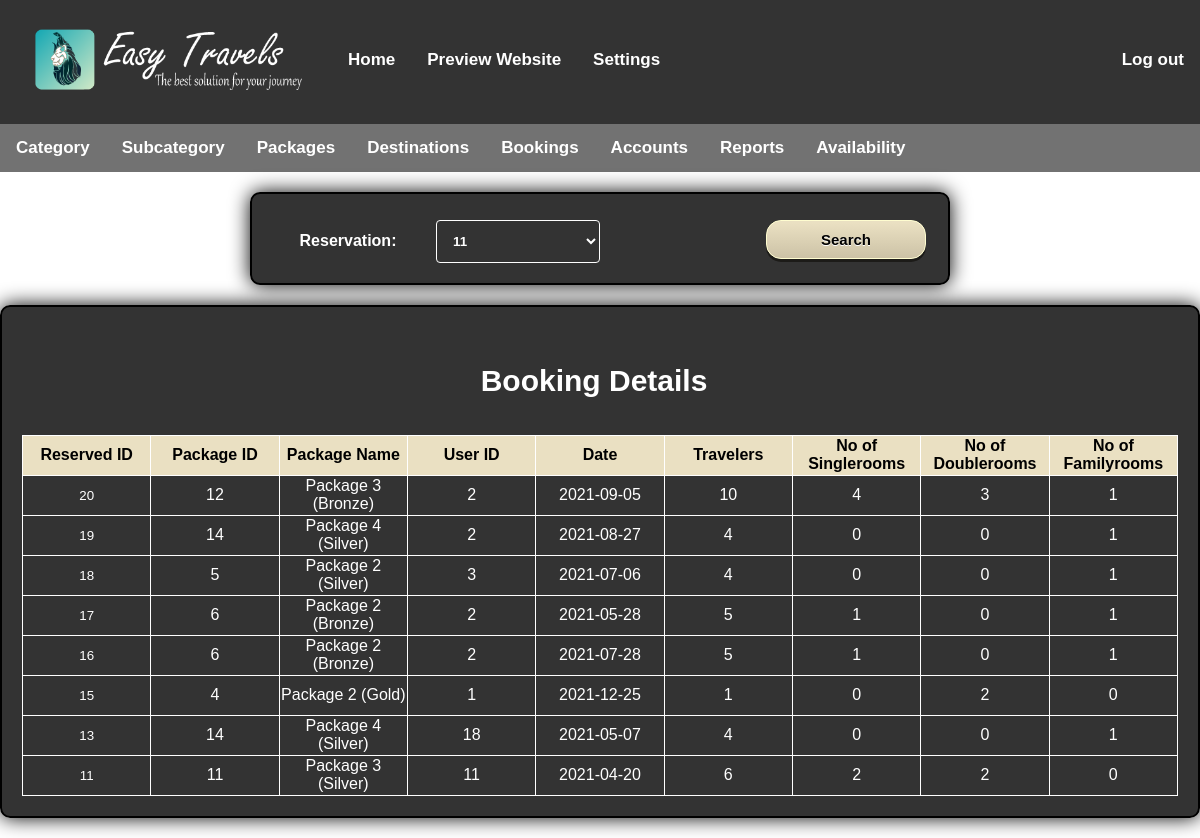
/src/php/admin_view_booking_page.php (signed in), run on the app's committed database.
### tables this page shows
CREATE TABLE `resavation` (
  `resvid` int(11) NOT NULL,
  `packid` int(11) NOT NULL,
  `uid` int(11) NOT NULL,
  `date` varchar(50) NOT NULL,
  `travelers` int(11) NOT NULL,
  `singlerooms` int(11) NOT NULL,
  `doublerooms` int(11) NOT NULL,
  `familyrooms` int(11) NOT NULL
);

CREATE TABLE `package` (
  `packid` int(11) NOT NULL,
  `catname` varchar(20) NOT NULL,
  `subcatname` varchar(20) NOT NULL,
  `name` varchar(20) NOT NULL,
  `days` int(11) NOT NULL,
  `price` int(11) NOT NULL,
  `details` text NOT NULL,
  `photo1` int(11) NOT NULL,
  `photo2` int(11) NOT NULL,
  `photo3` int(11) NOT NULL
);

### src/php/admin_view_booking_page.php (called while the page is built, shortened)
<?php include('../../public/html/admin_view_booking_page.html')?>

### src/php/admin_view_booking_page-table.php (the view, shortened to what this page needs)
<?php require_once('../../config/connect.php');
?>
<?php
	$sql="select * from resavation order by resvid desc";
	$result=$connection->query($sql);
	while($row=$result->fetch_assoc()){
		echo "<tr class='ttext'>";
		echo "<td> <form method='post' action='admin_view_booking_page.php'><input name='viewticket' type='submit' id='next' value='".$row['resvid']."' class='next'>";
		echo "<input type='hidden' name='selectedID' value='".$row['resvid']."'/></form></td>";
		echo "<td>".$row['packid']."</td>";
		$sql1 ="select name from package where packid='".$row['packid']."'";
		$result1=$connection->query($sql1);
		while($row1=$result1->fetch_assoc()){
			$pname=$row1['name'];
		}
		echo "<td>".$pname."</td>";
		echo "<td>".$row['uid']."</td>";
		echo "<td>".$row['date']."</td>";
		echo "<td>".$row['travelers']."</td>";
		echo "<td>".$row['singlerooms']."</td>";
		echo "<td>".$row['doublerooms']."</td>";
		echo "<td>".$row['familyrooms']."</td>";
		echo "</tr>";
	}
?>

### public/css/admin_topnav.css (style rules this page uses)
body { margin: 0; background-image: url(../../public/images/adminback9.jpg); background-size:cover; font-family: 'Arial'; }
.topnav { overflow: hidden; background-color: rgb(0,0,0,0.8); }
.topnav a { float: left; display: block; color: white; text-align: center; padding: 10px 16px; text-decoration: none; font-size: 17px; margin-top:40px; font-weight:bold; }
.topnav a.notactive { margin-top:0px; }
.topnav a.right { float: right; }
.limg { padding: 10px; width:300px; border-radius: 20px; }

### public/css/adminmenu.css (style rules this page uses)
body { margin: 0; background-image: url(../../public/images/adminback9.jpg); background-size:cover; font-family: 'Arial'; }
.topnav1 { overflow: hidden; background-color:rgb(20,20,20,0.6); }
.topnav1 a { float: left; display: block; color: white; text-align: center; padding: 14px 16px; text-decoration: none; font-size: 17px; font-weight: bold; }
.dropdown { float: left; overflow: hidden; }
.dropdown .dropbtn { font-size: 17px; border: none; outline: none; color: white; padding: 14px 16px; background-color: inherit; font-family: inherit; margin: 0; font-weight:bold; }

### public/css/report-tables.css (style rules this page uses)
* { box-sizing: border-box; }
body { margin: 0; background-image: url(../../public/images/adminback9.jpg); background-size:cover; font-family: 'Arial'; }
select, option { color: black; }
.next { text-decoration: none; color: white; background-color: transparent;; border: none; }
select { width: 100%; padding: 12px; border: 1px solid white; border-radius: 4px; resize: vertical; background-color: transparent; color: white; font-weight: bold; }
.viewtable { color:white; border: 1px solid white; border-collapse: collapse; table-layout: fixed; width: 100%; }
.theads { background-color:#82CAFA; background-color:#eae0c2; text-align:center; color:black; font-weight:bold; height:40px; }
.ttext { height:40px; color:white; }
.title { font-size:30px; color:white; font-weight:bold; }
label { padding: 12px 12px 12px 0; display: inline-block; }
.searchbtn { border-radius: 4px; background-color: green; border: none; color: #FFFFFF; text-align: center; font-size: 15px; font-weight: bold; padding: 10px; width: 160px; transition: all 0.5s; cursor: pointer; margin: 0px; border: 2px solid white; border-radius:50px; }
.searchbtn { box-shadow: 0px 3px 0px 0px #1c1b18; background:linear-gradient(to bottom, #eae0c2 5%, #ccc2a6 100%); background-color:#eae0c2; border-radius:15px; border:1px solid #fffdd0; display:inline-block; cursor:pointer; color:black; font-family:Arial; font-size:15px; font-weight:bold; padding:10px 10px; text-decoration:none; text-shadow:0px 1px 0px #ffffff; }
.container1 { border-radius: 10px; background-color: rgb(0,0,0,0.8); padding: 20px; width:700px; display:block; margin-left:auto; margin-right:auto; justify-content:center; center-align:center; margin-top:20px; margin-bottom:20px; color:white; font-weight:bold; border: 2px solid black; box-shadow:0px 0px 20px black; }
.container2 { border-radius: 10px; background-color: rgb(0,0,0,0.8); padding: 20px; width:100%; display:block; margin-left:auto; margin-right:auto; justify-content:center; center-align:center; margin-top:20px; margin-bottom:20px; color:white; text-align:center; border: 2px solid black; box-shadow:0px 0px 20px black; }
.col-25 { float: left; width: 25%; margin-top: 6px; }
.row:after { content: ""; display: table; clear: both; }

### data on the page
resavation: viewticket "20", packid "12", packid.name "Package 3 (Bronze)", uid "2", date "2021-09-05", travelers "10", singlerooms "4", doublerooms "3", familyrooms "1"
resavation: viewticket "19", packid "14", packid.name "Package 4 (Silver)", uid "2", date "2021-08-27", travelers "4", singlerooms "0", doublerooms "0", familyrooms "1"
resavation: viewticket "18", packid "5", packid.name "Package 2 (Silver)", uid "3", date "2021-07-06", travelers "4", singlerooms "0", doublerooms "0", familyrooms "1"
resavation: viewticket "17", packid "6", packid.name "Package 2 (Bronze)", uid "2", date "2021-05-28", travelers "5", singlerooms "1", doublerooms "0", familyrooms "1"
resavation: viewticket "16", packid "6", packid.name "Package 2 (Bronze)", uid "2", date "2021-07-28", travelers "5", singlerooms "1", doublerooms "0", familyrooms "1"
resavation: viewticket "15", packid "4", packid.name "Package 2 (Gold)", uid "1", date "2021-12-25", travelers "1", singlerooms "0", doublerooms "2", familyrooms "0"
resavation: viewticket "13", packid "14", packid.name "Package 4 (Silver)", uid "18", date "2021-05-07", travelers "4", singlerooms "0", doublerooms "0", familyrooms "1"
resavation: viewticket "11", packid "11", packid.name "Package 3 (Silver)", uid "11", date "2021-04-20", travelers "6", singlerooms "2", doublerooms "2", familyrooms "0"

### other printed values
form field reservation "11"
